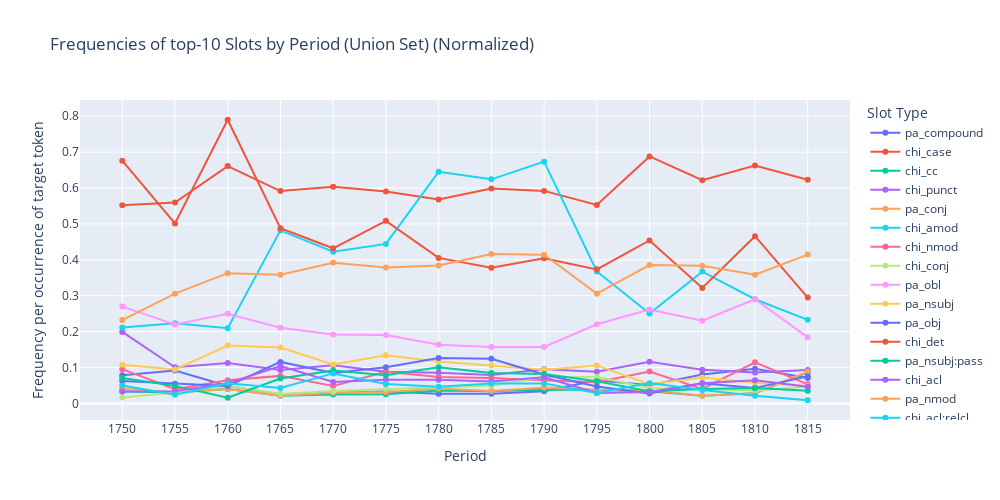

Notebook code for this chart:
### Code cell
from SynFlow.SCD import plot_freq_top_union_slots_by_period
slot_json_path = "/home/volt/bach/SynFlow/output/air-N-1750-1819/Explorer/air_N_spaths.json"

plot_freq_top_union_slots_by_period(
    json_path=slot_json_path,
    top_n=10,
    normalized=True,
    token_counts=token_counts,
)

### Figure 1 — Plotly figure (JSON) as saved in the notebook; plotly's stock layout.template omitted (floating-point values rounded to 4 significant figures)
{"data": [{"hovertemplate": "Slot Type=pa_compound<br>Period=%{x}<br>Frequency=%{y}<extra></extra>", "legendgroup": "pa_compound", "line": {"color": "#636efa", "dash": "solid"}, "marker": {"symbol": "circle"}, "mode": "lines+markers", "name": "pa_compound", "orientation": "v", "showlegend": true, "type": "scatter", "x": ["1750", "1755", "1760", "1765", "1770", "1775", "1780", "1785", "1790", "1795", "1800", "1805", "1810", "1815"], "xaxis": "x", "y": [0.07884, 0.09174, 0.04839, 0.02559, 0.02978, 0.03328, 0.02698, 0.02716, 0.03405, 0.06471, 0.05046, 0.08043, 0.09677, 0.07095], "yaxis": "y"}, {"hovertemplate": "Slot Type=chi_case<br>Period=%{x}<br>Frequency=%{y}<extra></extra>", "legendgroup": "chi_case", "line": {"color": "#EF553B", "dash": "solid"}, "marker": {"symbol": "circle"}, "mode": "lines+markers", "name": "chi_case", "orientation": "v", "showlegend": true, "type": "scatter", "x": ["1750", "1755", "1760", "1765", "1770", "1775", "1780", "1785", "1790", "1795", "1800", "1805", "1810", "1815"], "xaxis": "x", "y": [0.5519, 0.5596, 0.6613, 0.5916, 0.6039, 0.5905, 0.568, 0.5988, 0.5921, 0.5529, 0.6881, 0.622, 0.6631, 0.6231], "yaxis": "y"}, {"hovertemplate": "Slot Type=chi_cc<br>Period=%{x}<br>Frequency=%{y}<extra></extra>", "legendgroup": "chi_cc", "line": {"color": "#00cc96", "dash": "solid"}, "marker": {"symbol": "circle"}, "mode": "lines+markers", "name": "chi_cc", "orientation": "v", "showlegend": true, "type": "scatter", "x": ["1750", "1755", "1760", "1765", "1770", "1775", "1780", "1785", "1790", "1795", "1800", "1805", "1810", "1815"], "xaxis": "x", "y": [0.0332, 0.03058, 0.04032, 0.02149, 0.02471, 0.02538, 0.0362, 0.03416, 0.03872, 0.03824, 0.03364, 0.02145, 0.02867, 0.08647], "yaxis": "y"}, {"hovertemplate": "Slot Type=chi_punct<br>Period=%{x}<br>Frequency=%{y}<extra></extra>", "legendgroup": "chi_punct", "line": {"color": "#ab63fa", "dash": "solid"}, "marker": {"symbol": "circle"}, "mode": "lines+markers", "name": "chi_punct", "orientation": "v", "showlegend": true, "type": "scatter", "x": ["1750", "1755", "1760", "1765", "1770", "1775", "1780", "1785", "1790", "1795", "1800", "1805", "1810", "1815"], "xaxis": "x", "y": [0.1992, 0.1009, 0.1129, 0.09314, 0.1065, 0.08855, 0.08538, 0.07942, 0.09546, 0.08824, 0.1162, 0.09383, 0.08602, 0.09313], "yaxis": "y"}, {"hovertemplate": "Slot Type=pa_conj<br>Period=%{x}<br>Frequency=%{y}<extra></extra>", "legendgroup": "pa_conj", "line": {"color": "#FFA15A", "dash": "solid"}, "marker": {"symbol": "circle"}, "mode": "lines+markers", "name": "pa_conj", "orientation": "v", "showlegend": true, "type": "scatter", "x": ["1750", "1755", "1760", "1765", "1770", "1775", "1780", "1785", "1790", "1795", "1800", "1805", "1810", "1815"], "xaxis": "x", "y": [0.04149, 0.03058, 0.04032, 0.02149, 0.02978, 0.03158, 0.04167, 0.03498, 0.04473, 0.03824, 0.0367, 0.02145, 0.02867, 0.08869], "yaxis": "y"}, {"hovertemplate": "Slot Type=chi_amod<br>Period=%{x}<br>Frequency=%{y}<extra></extra>", "legendgroup": "chi_amod", "line": {"color": "#19d3f3", "dash": "solid"}, "marker": {"symbol": "circle"}, "mode": "lines+markers", "name": "chi_amod", "orientation": "v", "showlegend": true, "type": "scatter", "x": ["1750", "1755", "1760", "1765", "1770", "1775", "1780", "1785", "1790", "1795", "1800", "1805", "1810", "1815"], "xaxis": "x", "y": [0.2116, 0.2232, 0.2097, 0.4821, 0.4227, 0.4444, 0.6452, 0.6243, 0.6736, 0.3676, 0.2508, 0.3673, 0.2903, 0.2328], "yaxis": "y"}, {"hovertemplate": "Slot Type=chi_nmod<br>Period=%{x}<br>Frequency=%{y}<extra></extra>", "legendgroup": "chi_nmod", "line": {"color": "#FF6692", "dash": "solid"}, "marker": {"symbol": "circle"}, "mode": "lines+markers", "name": "chi_nmod", "orientation": "v", "showlegend": true, "type": "scatter", "x": ["1750", "1755", "1760", "1765", "1770", "1775", "1780", "1785", "1790", "1795", "1800", "1805", "1810", "1815"], "xaxis": "x", "y": [0.09544, 0.03976, 0.06452, 0.07677, 0.0488, 0.08799, 0.07343, 0.07078, 0.06475, 0.05882, 0.08869, 0.04021, 0.1147, 0.05322], "yaxis": "y"}, {"hovertemplate": "Slot Type=chi_conj<br>Period=%{x}<br>Frequency=%{y}<extra></extra>", "legendgroup": "chi_conj", "line": {"color": "#B6E880", "dash": "solid"}, "marker": {"symbol": "circle"}, "mode": "lines+markers", "name": "chi_conj", "orientation": "v", "showlegend": true, "type": "scatter", "x": ["1750", "1755", "1760", "1765", "1770", "1775", "1780", "1785", "1790", "1795", "1800", "1805", "1810", "1815"], "xaxis": "x", "y": [0.0166, 0.03058, 0.04839, 0.02661, 0.03485, 0.04061, 0.04508, 0.04897, 0.07343, 0.07353, 0.04281, 0.04021, 0.03584, 0.04656], "yaxis": "y"}, {"hovertemplate": "Slot Type=pa_obl<br>Period=%{x}<br>Frequency=%{y}<extra></extra>", "legendgroup": "pa_obl", "line": {"color": "#FF97FF", "dash": "solid"}, "marker": {"symbol": "circle"}, "mode": "lines+markers", "name": "pa_obl", "orientation": "v", "showlegend": true, "type": "scatter", "x": ["1750", "1755", "1760", "1765", "1770", "1775", "1780", "1785", "1790", "1795", "1800", "1805", "1810", "1815"], "xaxis": "x", "y": [0.2697, 0.2202, 0.25, 0.2108, 0.192, 0.1906, 0.1633, 0.1572, 0.1575, 0.2206, 0.2615, 0.2306, 0.2903, 0.184], "yaxis": "y"}, {"hovertemplate": "Slot Type=pa_nsubj<br>Period=%{x}<br>Frequency=%{y}<extra></extra>", "legendgroup": "pa_nsubj", "line": {"color": "#FECB52", "dash": "solid"}, "marker": {"symbol": "circle"}, "mode": "lines+markers", "name": "pa_nsubj", "orientation": "v", "showlegend": true, "type": "scatter", "x": ["1750", "1755", "1760", "1765", "1770", "1775", "1780", "1785", "1790", "1795", "1800", "1805", "1810", "1815"], "xaxis": "x", "y": [0.1079, 0.0948, 0.1613, 0.1556, 0.1084, 0.1342, 0.1168, 0.1053, 0.09413, 0.1059, 0.05352, 0.07239, 0.05735, 0.04878], "yaxis": "y"}, {"hovertemplate": "Slot Type=pa_obj<br>Period=%{x}<br>Frequency=%{y}<extra></extra>", "legendgroup": "pa_obj", "line": {"color": "#636efa", "dash": "solid"}, "marker": {"symbol": "circle"}, "mode": "lines+markers", "name": "pa_obj", "orientation": "v", "showlegend": true, "type": "scatter", "x": ["1750", "1755", "1760", "1765", "1770", "1775", "1780", "1785", "1790", "1795", "1800", "1805", "1810", "1815"], "xaxis": "x", "y": [0.06224, 0.05505, 0.04839, 0.1157, 0.08492, 0.101, 0.1267, 0.1243, 0.08077, 0.04706, 0.02752, 0.0563, 0.04301, 0.07539], "yaxis": "y"}, {"hovertemplate": "Slot Type=chi_det<br>Period=%{x}<br>Frequency=%{y}<extra></extra>", "legendgroup": "chi_det", "line": {"color": "#EF553B", "dash": "solid"}, "marker": {"symbol": "circle"}, "mode": "lines+markers", "name": "chi_det", "orientation": "v", "showlegend": true, "type": "scatter", "x": ["1750", "1755", "1760", "1765", "1770", "1775", "1780", "1785", "1790", "1795", "1800", "1805", "1810", "1815"], "xaxis": "x", "y": [0.6763, 0.5015, 0.7903, 0.4882, 0.4322, 0.5087, 0.4054, 0.3782, 0.4045, 0.3735, 0.4541, 0.3217, 0.4659, 0.2949], "yaxis": "y"}, {"hovertemplate": "Slot Type=pa_nsubj:pass<br>Period=%{x}<br>Frequency=%{y}<extra></extra>", "legendgroup": "pa_nsubj:pass", "line": {"color": "#00cc96", "dash": "solid"}, "marker": {"symbol": "circle"}, "mode": "lines+markers", "name": "pa_nsubj:pass", "orientation": "v", "showlegend": true, "type": "scatter", "x": ["1750", "1755", "1760", "1765", "1770", "1775", "1780", "1785", "1790", "1795", "1800", "1805", "1810", "1815"], "xaxis": "x", "y": [0.07054, 0.04893, 0.01613, 0.0696, 0.09189, 0.0784, 0.1008, 0.08477, 0.08211, 0.06176, 0.03364, 0.04021, 0.04301, 0.03548], "yaxis": "y"}, {"hovertemplate": "Slot Type=chi_acl<br>Period=%{x}<br>Frequency=%{y}<extra></extra>", "legendgroup": "chi_acl", "line": {"color": "#ab63fa", "dash": "solid"}, "marker": {"symbol": "circle"}, "mode": "lines+markers", "name": "chi_acl", "orientation": "v", "showlegend": true, "type": "scatter", "x": ["1750", "1755", "1760", "1765", "1770", "1775", "1780", "1785", "1790", "1795", "1800", "1805", "1810", "1815"], "xaxis": "x", "y": [0.0332, 0.03364, 0.05645, 0.1044, 0.05957, 0.06599, 0.06592, 0.06091, 0.07276, 0.02941, 0.03211, 0.0563, 0.06452, 0.04656], "yaxis": "y"}, {"hovertemplate": "Slot Type=pa_nmod<br>Period=%{x}<br>Frequency=%{y}<extra></extra>", "legendgroup": "pa_nmod", "line": {"color": "#FFA15A", "dash": "solid"}, "marker": {"symbol": "circle"}, "mode": "lines+markers", "name": "pa_nmod", "orientation": "v", "showlegend": true, "type": "scatter", "x": ["1750", "1755", "1760", "1765", "1770", "1775", "1780", "1785", "1790", "1795", "1800", "1805", "1810", "1815"], "xaxis": "x", "y": [0.2324, 0.3058, 0.3629, 0.3582, 0.3916, 0.3785, 0.3846, 0.416, 0.4146, 0.3059, 0.3853, 0.3834, 0.3584, 0.4146], "yaxis": "y"}, {"hovertemplate": "Slot Type=chi_acl:relcl<br>Period=%{x}<br>Frequency=%{y}<extra></extra>", "legendgroup": "chi_acl:relcl", "line": {"color": "#19d3f3", "dash": "solid"}, "marker": {"symbol": "circle"}, "mode": "lines+markers", "name": "chi_acl:relcl", "orientation": "v", "showlegend": true, "type": "scatter", "x": ["1750", "1755", "1760", "1765", "1770", "1775", "1780", "1785", "1790", "1795", "1800", "1805", "1810", "1815"], "xaxis": "x", "y": [0.04979, 0.02446, 0.05645, 0.04299, 0.08365, 0.05415, 0.04679, 0.05556, 0.05541, 0.02941, 0.05657, 0.03753, 0.02151, 0.008869], "yaxis": "y"}], "layout": {"height": 500, "legend": {"title": {"text": "Slot Type"}, "tracegroupgap": 0}, "title": {"text": "Frequencies of top-10 Slots by Period (Union Set) (Normalized)"}, "width": 1000, "xaxis": {"anchor": "y", "domain": [0, 1], "title": {"text": "Period"}}, "yaxis": {"anchor": "x", "domain": [0, 1], "title": {"text": "Frequency per occurrence of target token "}}}}
